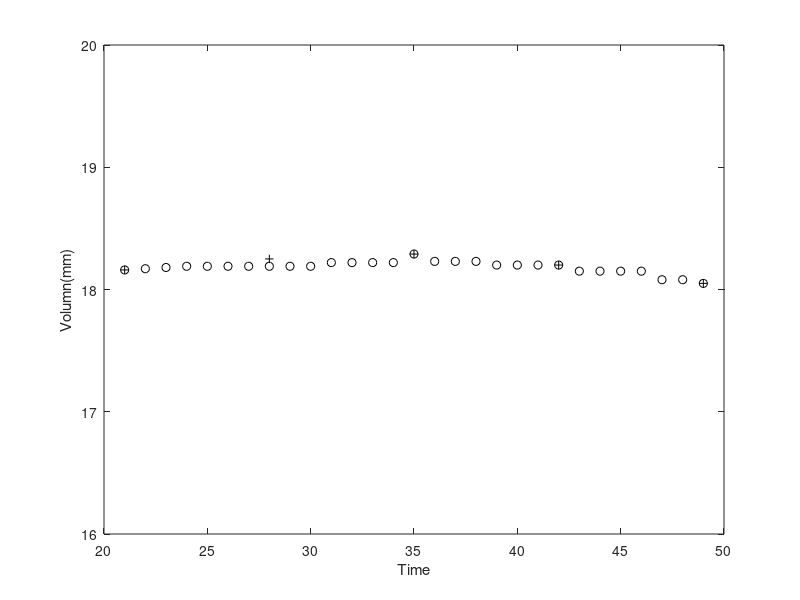

This chart was generated by the following MATLAB code: (Note: this script raises an error after producing the figure.)
clear;
close all;
x = [21 22 23 24 25 26 27 28 29 30 31 32 33 34 35 36 37 38 39 40 41 42 43 44 45 46 47 48 49]';
y = [18.16 18.17 18.18 18.19 18.19 18.19 18.19 18.19 18.19 18.19 ...
    18.22 18.22 18.22 18.22 18.29 18.23 18.23 18.23 18.20 18.20 18.20 18.20...
     18.15 18.15 18.15 18.15 18.08 18.08 18.05]';
 
xxx = [21 28 35 42 49];
yyy = [18.16 18.25 18.29 18.20 18.05];


y2 = [16.98 17.81 17.19]';

plot(x, y, 'ko', xxx, yyy, 'k+');
xlabel('Time');
ylabel('Volumn(mm)');
xlim([20 50]);
ylim([16 20]);

w = [1 1 1]';
% modelFun = @(b,x) b(1).*(1-exp(b(2).*x));
% modelFun = @(b, x) b(1) - b(2)./x;
% modelFun = @(b,x) b(1)-exp(b(2).*x);
modelFun = @(b, x) b(1) + b(2).*x + b(3).*x.^2;
start = [-0.004; 0.2664; 13.0163];

[beta, R, J, CovB, MSE, EMI] = nlinfit(x, y, modelFun, start);
xx = linspace(21,49)';
[ypred,delta] = nlpredci(modelFun,xx,beta,R,'Jacobian',J);
line(xx,ypred,'linestyle','--','color','k');

[beta, R, J, CovB, MSE, EMI] = nlinfit(xxx, yyy, modelFun, start);
[ypred,delta] = nlpredci(modelFun,xx,beta,R,'Jacobian',J);
ylower = ypred - delta;
yupper = ypred + delta;
line(xx,ypred,'linestyle','-','color','k');
hold on;
plot(xx,[ylower yupper],'r--','LineWidth',1.5)
hold off;


% nlm = fitnlm(x,y,modelFun,start);
% xx = linspace(21,49)';
% line(xx,predict(nlm,xx),'linestyle','--','color','k')
% 
% nlm2 = fitnlm(x, y2, modelFun, start);
% line(xx, predict(nlm2, xx), 'linestyle', '-');
% 
% p = polyfit(x, y2, 2);
% y_ = polyval(p, xx);
% line(xx, y_);

